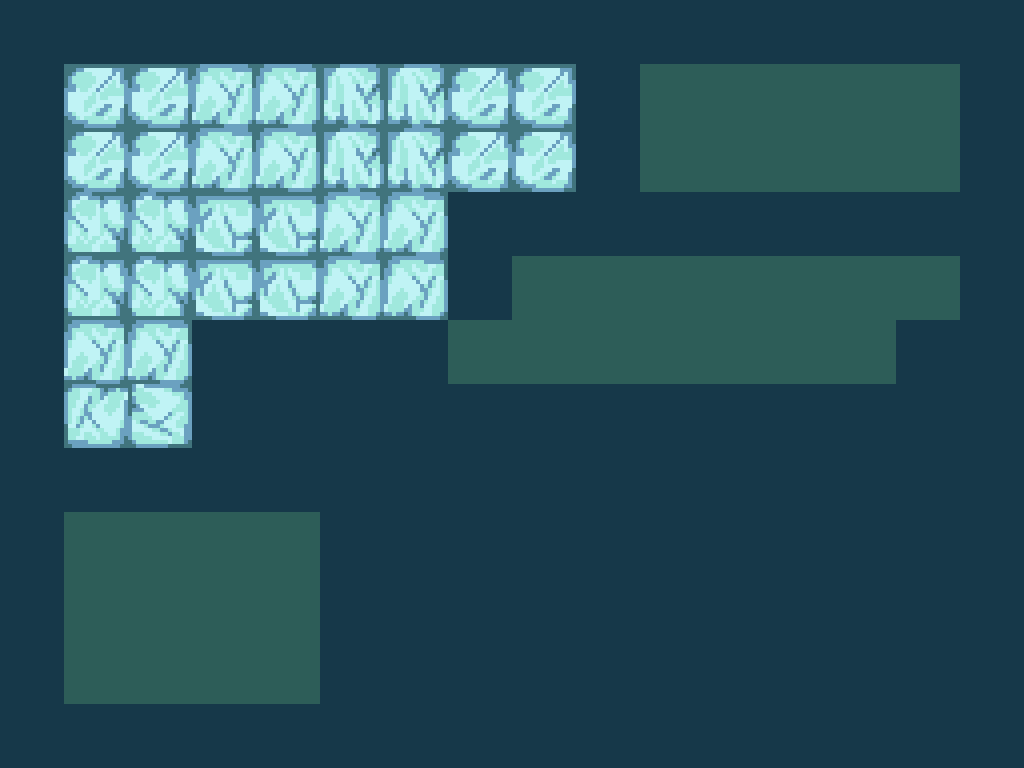

A 2D game scene composited from a Tiled map and its tileset images. What follows is a short description and the map's XML, with every tile layer's data as written:
An orthogonal 16x12 tile map with 64x64 px tiles, 1 tile layer (Tile Layer 1), 1 hidden layer not drawn, 2 tilesets and 4 objects (3x Lake).

<map version="1.0" tiledversion="1.1.6" orientation="orthogonal" renderorder="right-down" width="16" height="12" tilewidth="64" tileheight="64" infinite="0" nextobjectid="6">
 <tileset firstgid="1" source="game_tileset1.tsx" />
 <tileset firstgid="13" source="game_tileset2.tsx" />
 <layer name="Tile Layer 1" width="16" height="12">
  <data encoding="csv">
9,9,9,9,9,9,9,9,9,9,9,9,9,9,9,9,
9,2,2,3,3,4,4,2,2,9,1,1,1,1,1,9,
9,2,2,3,3,4,4,2,2,9,1,1,1,1,1,9,
9,5,5,6,6,3,3,9,9,9,9,9,9,9,9,9,
9,5,5,6,6,3,3,9,1,1,1,1,1,1,1,9,
9,3,3,9,9,9,9,1,1,1,1,1,1,1,9,9,
9,3221225475,2684354563,9,9,9,9,9,9,9,9,9,9,9,9,9,
9,9,9,9,9,9,9,9,9,9,9,9,9,9,9,9,
9,1,1,1,1,9,9,9,9,9,9,9,9,9,9,9,
9,1,1,1,1,9,9,9,9,9,9,9,9,9,9,9,
9,1,1,1,1,9,9,9,9,9,9,9,9,9,9,9,
9,9,9,9,9,9,9,9,9,9,9,9,9,9,9,9
</data>
 </layer>
 <layer name="Tile Layer 2" width="16" height="12" visible="0">
  <data encoding="csv">
0,0,0,0,0,0,0,0,0,0,0,0,0,0,0,0,
0,14,0,15,0,16,0,0,0,0,0,0,0,0,0,0,
0,0,0,0,0,0,0,0,0,0,0,0,0,0,0,0,
0,17,0,18,0,0,0,0,0,0,0,0,0,0,0,0,
0,0,0,0,0,0,0,0,0,0,0,0,0,0,0,0,
0,3221225488,0,0,0,0,0,0,0,0,0,0,0,0,0,0,
0,0,0,0,0,0,0,0,0,0,0,0,0,0,0,0,
0,0,0,0,0,0,0,0,0,0,0,0,0,0,0,0,
0,0,0,0,0,0,0,0,0,0,0,0,0,0,0,0,
0,0,0,0,0,0,0,0,0,0,0,0,0,0,0,0,
0,0,0,0,0,0,0,0,0,0,0,0,0,0,0,0,
0,0,0,0,0,0,0,0,0,0,0,0,0,0,0,0
</data>
 </layer>
 <objectgroup name="Lake" visible="0">
  <object id="1" name="Lake" x="64" y="64" width="384" height="128" />
  <object id="2" name="Lake" x="64" y="192" width="256" height="128" />
  <object id="3" x="192" y="192" width="64" />
  <object id="5" name="Lake" x="64" y="320" width="128" height="128" />
 </objectgroup>
</map>